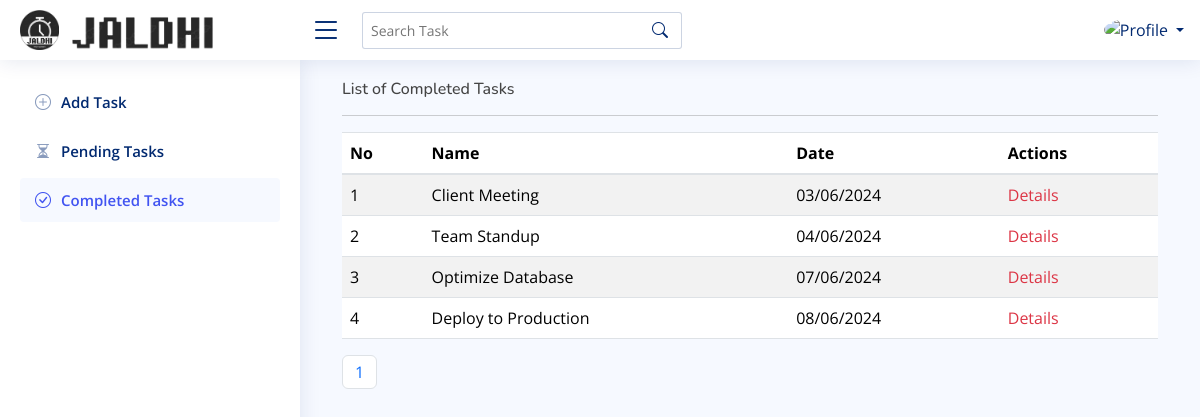
The app's page /completedtask, older data.
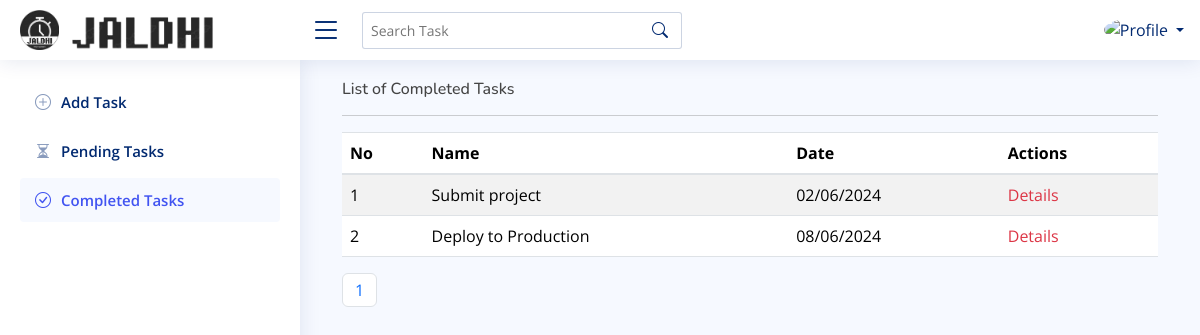
The same page, newer data.
### baseapp/models.py (models this page shows, shortened)
class Task(models.Model):
    no=models.AutoField(primary_key=True)
    title=models.CharField(max_length=100,null=True)
    description=models.TextField()
    date=models.DateField(default=timezone.now)
    is_completed = models.BooleanField(default=False)
    def formatted_date(self):
        return self.date.strftime('%d/%m/%Y')

### baseapp/views.py (the view)
# urls.py: path("completedtask",views.completedtask,name="completedtask"),
def completedtask(request):
    tasks = Task.objects.filter(is_completed=True)
    paginator=Paginator(tasks,10)
    page_number=request.GET.get('page')
    try:
        page=paginator.get_page(page_number)
    except EmptyPage:
        page=paginator.page(paginator.num_pages)
    return render(request, 'completedtask.html', {'tasks': tasks,'page':page})

### templates/completedtask.html (shortened to what this page needs)
{% extends 'index.html' %}
{% load static %}
{% block content3 %}
<a class="nav-link " href="{% url 'completedtask' %}">
  <i class="bi bi-check-circle"></i>
  <span>Completed Tasks</span>
</a>
{% endblock %}
{% block content %}
<div class="container">
    <div class="row">
        <div class="col-md-12">
            <h6>List of Completed Tasks </h6>
            <hr>
            <table class="table table-striped">
                <thead>
                    <tr>
                        <th>No</th>
                        <th>Name</th>
                        <th>Date</th>
                        <th>Actions</th>
                    </tr>
                </thead>
                <tbody>
                    {% for task in page %}
                    <tr>
                        <td>{{ forloop.counter|add:page.start_index|add:"-1" }}</td>
                        <td>{{ task.title }}</td>
                        <td>{{ task.formatted_date }}</td>
                        <td>
                            <a href="{% url 'taskdetails' task.no %}" class="link-danger link-offset-2 link-underline-opacity-25 link-underline-opacity-100-hover">Details</a>
                        </td>
                    </tr>
                    {% endfor %}
                </tbody>
            </table>
            <nav aria-label="Page navigation example">
                <ul class="pagination">
                  {% for num in page.paginator.page_range %}
                  <li class="page-item {% if page.number == num %}activate{% endif %}">
                    <a class="page-link" href="?page={{ num }}">{{ num }}</a></li>
                {% endfor %}
                </ul>
              </nav>
        </div>
    </div>
</div>
{% endblock %}

Row changes from the older to the newer data that the page shows:
no longer on this page (row edited): Task: title "Client Meeting", formatted_date "03/06/2024"
no longer on this page (row edited): Task: title "Team Standup", formatted_date "04/06/2024"
removed Task: title "Optimize Database", formatted_date "07/06/2024"
now on this page (row edited): Task: title "Submit project", formatted_date "02/06/2024"
